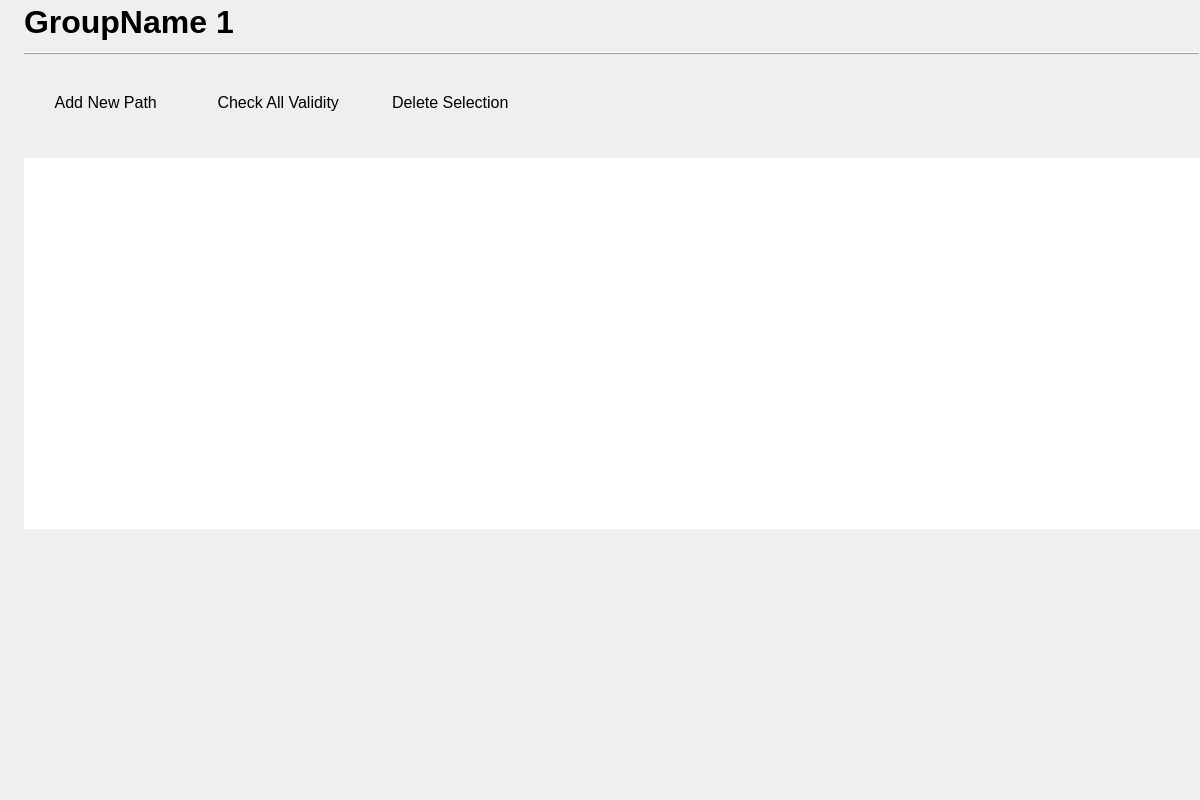
<?xml version="1.0" encoding="UTF-8"?>
<ui version="4.0">
 <class>GroupEditor</class>
 <widget class="QWidget" name="GroupEditor">
  <property name="geometry">
   <rect>
    <x>0</x>
    <y>0</y>
    <width>1200</width>
    <height>800</height>
   </rect>
  </property>
  <property name="sizePolicy">
   <sizepolicy hsizetype="Preferred" vsizetype="Preferred">
    <horstretch>0</horstretch>
    <verstretch>0</verstretch>
   </sizepolicy>
  </property>
  <property name="windowTitle">
   <string>Form</string>
  </property>
  <property name="styleSheet">
   <string notr="true">/*
*
*         widget background (group_editor_wdg)
*
*/
#GroupEditor
{
	background-color: &quot;#292929&quot;;
	color: &quot;#DBDBDB&quot;;
}

#GroupEditor #vFrameLine
{
	background-color: &quot;#DBDBDB&quot;;
	color: &quot;#DBDBDB&quot;;
}


/*
*
*          group_name_lbl
*
*/
#GroupEditor #group_name_lbl
{
	color: &quot;#EFEFEF&quot;;
}


/*
*
*          hide button
*
*/
#GroupEditor #closeGroupBtn
{
	background-color: rgba( 255, 255, 255, 0);
	border-radius: 8;
	border: 0px solid transparent;
}

#GroupEditor #closeGroupBtn:hover
{
	background-color: rgba( 255, 255, 255, 32);
}

#GroupEditor #closeGroupBtn::pressed
{
	background-color: rgba( 255, 255, 255, 24);
}



/*
*
*          ctrl_btn (control buttons)
*
*/

/** normal  **/
#GroupEditor #ctrl_new_btn ,
#GroupEditor #ctrl_delete_btn ,
#GroupEditor #ctrl_validity_btn
{
	padding-top: 8;
	padding-bottom: 8;
	padding-left: 8;
	padding-right: 8;

	border-radius: 24;
	height: 32;

	outline: none;

	background-color: &quot;#404040&quot;;
}

/** hover  **/
#GroupEditor #ctrl_new_btn:hover ,
#GroupEditor #ctrl_validity_btn:hover
{
	background-color: &quot;#505050&quot;;
}

#GroupEditor #ctrl_delete_btn:hover
{
	background-color: &quot;#794C4C&quot;;
}

/** pressed  **/
#GroupEditor #ctrl_new_btn::pressed ,
#GroupEditor #ctrl_delete_btn::pressed ,
#GroupEditor #ctrl_validity_btn::pressed
{
	background-color: &quot;#756588&quot;;
}

#GroupEditor #ctrl_delete_btn::pressed
{
	background-color: &quot;#902A2C&quot;;
}


/*
*
*          TableView
*
*/

/** table bg  **/
#GroupEditor #table_view QWidget
{
	border-radius: 8;
	background-color: &quot;#404040&quot;;					/* table bg*/
}


#GroupEditor #table_view
{

	border-left: none;
	border-right: none;

	gridline-color: transparent;
	spacing: 8;

	outline: none;
	background-color: &quot;#383838&quot;;
	border-radius: 8;
}



/** table items  **/
#GroupEditor #table_view::item
{
	padding: 12;
	margin: 0;

	background-color: transparent;
	border: none;
	border-bottom: 1px solid &quot;#707070&quot;;  /* Bottom border for row separation */
}

#GroupEditor #table_view::item:selected
{
	color: white;
	background-color: &quot;#756588&quot;;  /* Bottom border for row separation */

	outline: none;
}


QHeaderView::section 
{
    background-color: transparent;
    padding: 5px;
    margin: 0;
    border-top: none;
    border-left: 1px solid rgba( 255, 255, 255, 20 );
    border-right: none;  							    	/* Remove vertical borders */
    border-bottom: 1px solid orange; 			/* Continuous bottom line for header */

	font: bold 12pt &quot;Arial&quot;;
}

QHeaderView::section:first {
    border-left: none;
}

/*
*
*          mapper widget
*
*/
#GroupEditor #path_info_mapper
{
	background-color: &quot;#383838&quot;;
	border-radius: 16;
}

/*
* 		  plain text edit
*/
#GroupEditor  QPlainTextEdit
{
	background-color:  &quot;#383838&quot;;
	border: 0 solid transparent;
}


























</string>
  </property>
  <layout class="QVBoxLayout" name="verticalLayout">
   <property name="spacing">
    <number>0</number>
   </property>
   <property name="leftMargin">
    <number>24</number>
   </property>
   <property name="topMargin">
    <number>0</number>
   </property>
   <property name="rightMargin">
    <number>0</number>
   </property>
   <property name="bottomMargin">
    <number>0</number>
   </property>
   <item>
    <layout class="QHBoxLayout" name="horizontalLayout">
     <property name="spacing">
      <number>0</number>
     </property>
     <property name="topMargin">
      <number>0</number>
     </property>
     <item>
      <widget class="QLabel" name="group_name_lbl">
       <property name="maximumSize">
        <size>
         <width>16777215</width>
         <height>44</height>
        </size>
       </property>
       <property name="font">
        <font>
         <family>Arial</family>
         <pointsize>24</pointsize>
         <bold>true</bold>
        </font>
       </property>
       <property name="text">
        <string>GroupName 1</string>
       </property>
      </widget>
     </item>
     <item>
      <spacer name="ctrl_spc_2">
       <property name="orientation">
        <enum>Qt::Orientation::Horizontal</enum>
       </property>
       <property name="sizeHint" stdset="0">
        <size>
         <width>40</width>
         <height>20</height>
        </size>
       </property>
      </spacer>
     </item>
     <item>
      <widget class="QPushButton" name="closeGroupBtn">
       <property name="sizePolicy">
        <sizepolicy hsizetype="Preferred" vsizetype="Preferred">
         <horstretch>0</horstretch>
         <verstretch>0</verstretch>
        </sizepolicy>
       </property>
       <property name="minimumSize">
        <size>
         <width>44</width>
         <height>44</height>
        </size>
       </property>
       <property name="maximumSize">
        <size>
         <width>44</width>
         <height>44</height>
        </size>
       </property>
       <property name="text">
        <string/>
       </property>
       <property name="icon">
        <iconset resource="../assets.qrc">
         <normaloff>:/icons/pathEditor/asset/icons/cross_arrow_wh.svg</normaloff>:/icons/pathEditor/asset/icons/cross_arrow_wh.svg</iconset>
       </property>
       <property name="iconSize">
        <size>
         <width>24</width>
         <height>24</height>
        </size>
       </property>
      </widget>
     </item>
    </layout>
   </item>
   <item>
    <spacer name="spc_top_2">
     <property name="orientation">
      <enum>Qt::Orientation::Vertical</enum>
     </property>
     <property name="sizeHint" stdset="0">
      <size>
       <width>20</width>
       <height>8</height>
      </size>
     </property>
    </spacer>
   </item>
   <item>
    <widget class="QFrame" name="vFrameLine">
     <property name="minimumSize">
      <size>
       <width>0</width>
       <height>2</height>
      </size>
     </property>
     <property name="maximumSize">
      <size>
       <width>16777215</width>
       <height>2</height>
      </size>
     </property>
     <property name="frameShape">
      <enum>QFrame::Shape::HLine</enum>
     </property>
     <property name="frameShadow">
      <enum>QFrame::Shadow::Raised</enum>
     </property>
    </widget>
   </item>
   <item>
    <spacer name="spc_top">
     <property name="orientation">
      <enum>Qt::Orientation::Vertical</enum>
     </property>
     <property name="sizeHint" stdset="0">
      <size>
       <width>20</width>
       <height>24</height>
      </size>
     </property>
    </spacer>
   </item>
   <item>
    <layout class="QHBoxLayout" name="btn_control_hbox">
     <property name="spacing">
      <number>12</number>
     </property>
     <item>
      <widget class="QPushButton" name="ctrl_new_btn">
       <property name="sizePolicy">
        <sizepolicy hsizetype="Minimum" vsizetype="Expanding">
         <horstretch>0</horstretch>
         <verstretch>0</verstretch>
        </sizepolicy>
       </property>
       <property name="minimumSize">
        <size>
         <width>160</width>
         <height>0</height>
        </size>
       </property>
       <property name="font">
        <font>
         <family>Arial</family>
         <pointsize>12</pointsize>
         <fontweight>Medium</fontweight>
        </font>
       </property>
       <property name="text">
        <string> Add New Path</string>
       </property>
       <property name="icon">
        <iconset resource="../assets.qrc">
         <normaloff>:/icons/pathEditor/asset/icons/add_icon.svg</normaloff>:/icons/pathEditor/asset/icons/add_icon.svg</iconset>
       </property>
       <property name="iconSize">
        <size>
         <width>24</width>
         <height>24</height>
        </size>
       </property>
      </widget>
     </item>
     <item>
      <widget class="QPushButton" name="ctrl_validity_btn">
       <property name="sizePolicy">
        <sizepolicy hsizetype="Minimum" vsizetype="Expanding">
         <horstretch>0</horstretch>
         <verstretch>0</verstretch>
        </sizepolicy>
       </property>
       <property name="minimumSize">
        <size>
         <width>160</width>
         <height>0</height>
        </size>
       </property>
       <property name="font">
        <font>
         <family>Arial</family>
         <pointsize>12</pointsize>
         <fontweight>Medium</fontweight>
        </font>
       </property>
       <property name="text">
        <string> Check All Validity</string>
       </property>
       <property name="icon">
        <iconset resource="../assets.qrc">
         <normaloff>:/icons/pathEditor/asset/icons/refresh_icon.svg</normaloff>:/icons/pathEditor/asset/icons/refresh_icon.svg</iconset>
       </property>
       <property name="iconSize">
        <size>
         <width>24</width>
         <height>24</height>
        </size>
       </property>
      </widget>
     </item>
     <item>
      <widget class="QPushButton" name="ctrl_delete_btn">
       <property name="sizePolicy">
        <sizepolicy hsizetype="Minimum" vsizetype="Expanding">
         <horstretch>0</horstretch>
         <verstretch>0</verstretch>
        </sizepolicy>
       </property>
       <property name="minimumSize">
        <size>
         <width>160</width>
         <height>0</height>
        </size>
       </property>
       <property name="font">
        <font>
         <family>Arial</family>
         <pointsize>12</pointsize>
         <fontweight>Medium</fontweight>
        </font>
       </property>
       <property name="text">
        <string> Delete Selection</string>
       </property>
       <property name="icon">
        <iconset resource="../assets.qrc">
         <normaloff>:/icons/pathEditor/asset/icons/delete_icon.svg</normaloff>:/icons/pathEditor/asset/icons/delete_icon.svg</iconset>
       </property>
       <property name="iconSize">
        <size>
         <width>24</width>
         <height>24</height>
        </size>
       </property>
      </widget>
     </item>
     <item>
      <spacer name="ctrl_spc">
       <property name="orientation">
        <enum>Qt::Orientation::Horizontal</enum>
       </property>
       <property name="sizeHint" stdset="0">
        <size>
         <width>40</width>
         <height>20</height>
        </size>
       </property>
      </spacer>
     </item>
    </layout>
   </item>
   <item>
    <spacer name="spc_mid">
     <property name="orientation">
      <enum>Qt::Orientation::Vertical</enum>
     </property>
     <property name="sizeHint" stdset="0">
      <size>
       <width>20</width>
       <height>32</height>
      </size>
     </property>
    </spacer>
   </item>
   <item>
    <widget class="QTableView" name="table_view">
     <property name="sizePolicy">
      <sizepolicy hsizetype="Expanding" vsizetype="Expanding">
       <horstretch>0</horstretch>
       <verstretch>3</verstretch>
      </sizepolicy>
     </property>
     <property name="minimumSize">
      <size>
       <width>0</width>
       <height>200</height>
      </size>
     </property>
     <property name="font">
      <font>
       <family>Arial</family>
       <pointsize>12</pointsize>
      </font>
     </property>
     <property name="verticalScrollBarPolicy">
      <enum>Qt::ScrollBarPolicy::ScrollBarAlwaysOff</enum>
     </property>
     <property name="autoScroll">
      <bool>true</bool>
     </property>
     <property name="editTriggers">
      <set>QAbstractItemView::EditTrigger::NoEditTriggers</set>
     </property>
     <property name="verticalScrollMode">
      <enum>QAbstractItemView::ScrollMode::ScrollPerPixel</enum>
     </property>
     <property name="showGrid">
      <bool>false</bool>
     </property>
     <property name="cornerButtonEnabled">
      <bool>false</bool>
     </property>
     <attribute name="horizontalHeaderMinimumSectionSize">
      <number>60</number>
     </attribute>
     <attribute name="horizontalHeaderDefaultSectionSize">
      <number>120</number>
     </attribute>
     <attribute name="verticalHeaderVisible">
      <bool>false</bool>
     </attribute>
    </widget>
   </item>
   <item>
    <spacer name="spc_btm">
     <property name="orientation">
      <enum>Qt::Orientation::Vertical</enum>
     </property>
     <property name="sizeHint" stdset="0">
      <size>
       <width>20</width>
       <height>24</height>
      </size>
     </property>
    </spacer>
   </item>
   <item>
    <widget class="QWidget" name="path_info_mapper" native="true">
     <property name="sizePolicy">
      <sizepolicy hsizetype="Preferred" vsizetype="Preferred">
       <horstretch>0</horstretch>
       <verstretch>2</verstretch>
      </sizepolicy>
     </property>
     <property name="minimumSize">
      <size>
       <width>0</width>
       <height>100</height>
      </size>
     </property>
    </widget>
   </item>
  </layout>
 </widget>
 <resources>
  <include location="../assets.qrc"/>
 </resources>
 <connections/>
</ui>
